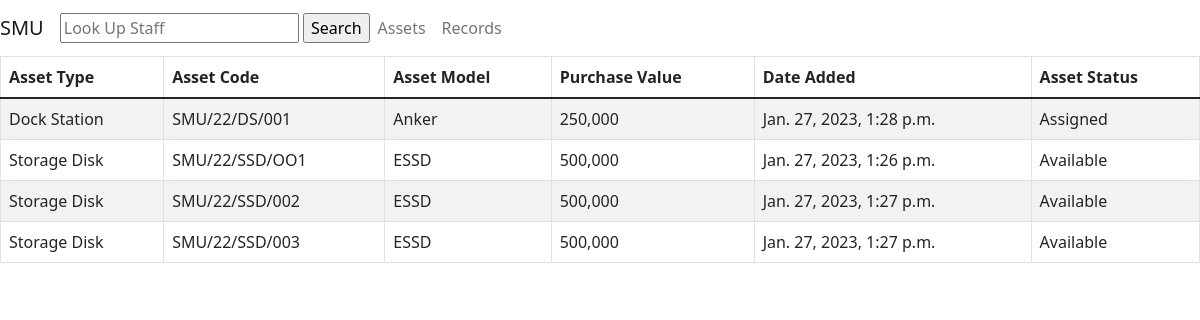
/users/assets/, run on an earlier commit of the app's database.
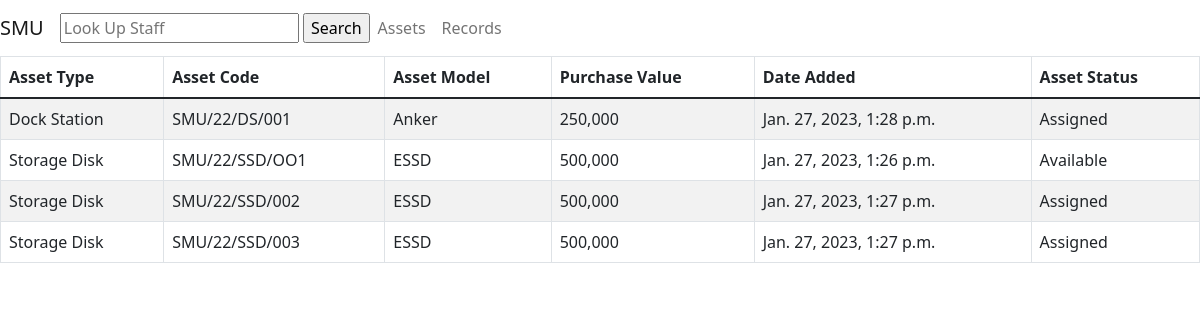
And on a later commit of the database.
### assets/models.py (models this page shows, shortened)
class Asset(models.Model):
    asset_type = models.CharField(max_length=100)
    asset_code = models.CharField(max_length=100, help_text="Enter Number engraved on the Asset")
    asset_model = models.CharField(max_length=100)
    purchase_value = models.CharField(max_length=200, default='0')
    date_added = models.DateTimeField(default=timezone.now)
    ASSET_STATUS = (
        ('a', 'Available'),
        ('n', 'Needs Maintenance'),
        ('d', 'Discontinued'),
        ('r', 'Reserved'),
        ('x', 'Assigned'),
    )
    status = models.CharField(max_length=2, choices=ASSET_STATUS, blank=True, default = 'a', help_text='Asset Availability',)
    class Meta:
        ordering = ('asset_type','date_added')

### users/views.py (the view)
# urls.py: path("assets/", include("assets.urls")),
def assets(request):
    assets = Asset.objects.all()
    return render(request, 'assets.html', {'assets': assets})

### users/templates/assets.html (shortened to what this page needs)
<!DOCTYPE html>
<html lang="en">
  <head>
    <link href="https://cdn.jsdelivr.net/npm/bootstrap@5.1.3/dist/css/bootstrap.min.css" rel="stylesheet">
  </head>
  <body>
    <nav class="navbar navbar-expand-lg navbar-light bg-lime-green">
    <a class="navbar-brand" href="{% url 'dashboard' %}">SMU</a>
    <form action="{% url 'search_records' %}" method="get">
      <input type="text" name="assigned_to" placeholder="Look Up Staff">
      <input type="submit" value="Search">
    </form>
    <ul class="navbar-nav ml-auto">
      <li class="nav-item">
        <a class="nav-link" href="{% url 'assets' %}">Assets</a>
      </li>
      <li class="nav-item">
        <a class="nav-link" href="{% url 'dashboard' %}">Records</a>
      </li>
    </ul>
  </nav>
    <table class="table table-striped table-bordered">
      <thead>
        <tr>
          <th>Asset Type</th>
          <th>Asset Code</th>
          <th>Asset Model</th>
          <th>Purchase Value</th>
          <th>Date Added</th>
          <th>Asset Status</th>
        </tr>
      </thead>
      <tbody>
        {% for asset in assets %}
        <tr>
          <td>{{ asset.asset_type }}</td>
          <td>{{ asset.asset_code }}</td>
          <td>{{ asset.asset_model}}</td>
          <td>{{ asset.purchase_value}}</td>
          <td>{{ asset.date_added}}</td>
          <td>{{ asset.get_status_display }}</td>
        </tr>
        {% endfor %}
      </tbody>
    </table>
  </body>
</html>

What changed in the data, as far as the page shows it:
changed Asset "SMU/22/SSD/002": status "Available" → "Assigned"
changed Asset "SMU/22/SSD/003": status "Available" → "Assigned"
